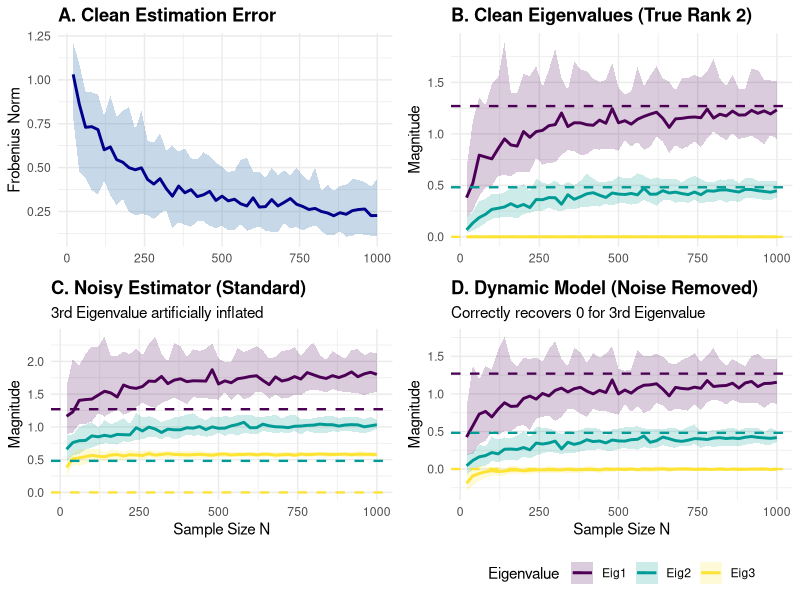

Here is the R script that generated this plot:
# --- 0. Setup and Libraries ---
required_packages <- c("ggplot2", "dplyr", "cowplot", "tidyr")
new_packages <- required_packages[!(required_packages %in% installed.packages()[,"Package"])]
if(length(new_packages)) install.packages(new_packages)

library(ggplot2)
library(dplyr)
library(tidyr)
library(cowplot)

set.seed(999) # New seed for rotation

# ==============================================================================
# 1. MODEL DEFINITION: ROTATED RANK-2 SYSTEM
# ==============================================================================

p <- 3
mu_base <- c(0, 0, 0)

# A. Base System (2 Active, 1 Silent)
# We decouple the 3rd dimension and give it 0 noise.
Theta_base <- matrix(c(
  0.5,  0.1, 0.0,
  -0.1, 0.8, 0.0,
  0.0,  0.0, 1.0   # 3rd dim decays independently
), nrow=p, ncol=p, byrow=TRUE)

Sigma_base <- matrix(c(
  1.0, 0.0, 0.0,
  0.5, 1.0, 0.0,
  0.0, 0.0, 0.0   # 3rd dim has NO noise
), nrow=p, ncol=p, byrow=TRUE)

# B. Create Random Rotation Matrix
# QR decomposition of random matrix gives a valid orthogonal rotation matrix
rnd_mat <- matrix(rnorm(9), 3, 3)
Rot <- qr.Q(qr(rnd_mat))

# C. Rotate Parameters into 3D Space
# X_new = R * X_old
Theta <- Rot %*% Theta_base %*% t(Rot)
Sigma <- Rot %*% Sigma_base
mu    <- Rot %*% mu_base

BBt <- Sigma %*% t(Sigma) # This is now Rank 2

# D. Calculate Theoretical C(0)
I_mat <- diag(p)
L_op <- kronecker(I_mat, Theta) + kronecker(Theta, I_mat)
vec_V <- solve(L_op, as.vector(BBt))
True_C0 <- matrix(vec_V, nrow=p, ncol=p)

# Check Eigenvalues (Expect 3rd one to be 0)
true_eigs <- sort(eigen(True_C0)$values, decreasing = TRUE)

cat("Theoretical True Eigenvalues (Expect 3rd is approx 0):\n")
print(round(true_eigs, 6))

# --- Define Measurement Noise (50/50 SNR against the NON-ZERO signals) ---
# Average variance of the signal part only
avg_signal_var <- mean(diag(True_C0))
noise_var <- avg_signal_var 
noise_sd <- sqrt(noise_var)

cat("Noise Variance Added:", round(noise_var, 3), "\n")

# ==============================================================================
# 2. SIMULATION FUNCTION
# ==============================================================================

mat_exp <- function(A) {
  e <- eigen(A)
  V <- e$vectors
  D <- diag(exp(e$values))
  return(Re(V %*% D %*% solve(V)))
}

run_simulation_batch <- function(N_seq, reps, dt, Theta, mu, True_V, noise_sd) {
  
  Phi <- mat_exp(-Theta * dt)
  Q <- True_V - Phi %*% True_V %*% t(Phi)
  
  # Robust Cholesky (Handles Rank Deficient Q gracefully)
  chol_Q <- tryCatch({
    # pivoting is crucial here as Q is rank 2!
    suppressWarnings(t(chol(Q, pivot = TRUE))) 
  }, error = function(e) {
    e_Q <- eigen(Q); val <- pmax(e_Q$values, 0)
    return(e_Q$vectors %*% diag(sqrt(val)) %*% t(e_Q$vectors))
  })
  
  if(is.matrix(chol_Q) && !is.null(attr(chol_Q, "pivot"))) {
    piv <- attr(chol_Q, "pivot")
    chol_Q <- chol_Q[order(piv), order(piv)]
  }
  
  results_list <- vector("list", length(N_seq) * reps)
  idx <- 1
  
  cat("Running Simulations...\n")
  pb <- txtProgressBar(min = 0, max = length(N_seq), style = 3)
  
  for (i in seq_along(N_seq)) {
    n <- N_seq[i]
    setTxtProgressBar(pb, i)
    
    for (r in 1:reps) {
      # 1. Generate Signal X
      X <- matrix(0, nrow=n, ncol=p)
      X[1, ] <- mu 
      Z <- matrix(rnorm(p * (n - 1)), nrow=p)
      curr_centered <- numeric(p)
      for (t in 1:(n - 1)) {
        curr_centered <- Phi %*% curr_centered + chol_Q %*% Z[, t]
        X[t+1, ] <- curr_centered + mu
      }
      
      # 2. Add Measurement Noise (Full Rank Noise!)
      Noise_Mat <- matrix(rnorm(n * p, sd = noise_sd), nrow = n, ncol = p)
      Y <- X + Noise_Mat
      
      # --- Metric Calculation ---
      
      # A. Clean Data (Reference)
      Est_C0 <- cov(X)
      diff_mat <- Est_C0 - True_V
      frob_error <- sqrt(sum(diff_mat^2))
      clean_eigs <- sort(eigen(Est_C0)$values, decreasing = TRUE)
      
      # B. Noisy Data (Standard Covariance)
      Est_C0_Noisy <- cov(Y)
      noisy_eigs <- sort(eigen(Est_C0_Noisy)$values, decreasing = TRUE)
      
      # C. Dynamic Factor (Lag-1 Estimator)
      # Uses Autocovariance at lag 1 to filter out noise
      Gam1 <- cov(Y[1:(n-1), ], Y[2:n, ])
      Est_C0_Dynamic <- (Gam1 + t(Gam1)) / 2
      # Sort eigenvalues magnitude (sometimes small negative values appear due to finite sample)
      dfm_vals <- eigen(Est_C0_Dynamic)$values
      dfm_eigs <- sort(dfm_vals, decreasing = TRUE)
      
      results_list[[idx]] <- data.frame(
        N = n, Rep = r, Error_Norm = frob_error,
        Clean_Eig1 = clean_eigs[1], Clean_Eig2 = clean_eigs[2], Clean_Eig3 = clean_eigs[3],
        Noisy_Eig1 = noisy_eigs[1], Noisy_Eig2 = noisy_eigs[2], Noisy_Eig3 = noisy_eigs[3],
        DFM_Eig1   = dfm_eigs[1],   DFM_Eig2   = dfm_eigs[2],   DFM_Eig3   = dfm_eigs[3]
      )
      idx <- idx + 1
    }
  }
  close(pb)
  return(do.call(rbind, results_list))
}

# ==============================================================================
# 3. EXECUTE & PLOT
# ==============================================================================

N_values <- seq(20, 1000, by = 20)
Replicates <- 50
raw_data <- run_simulation_batch(N_values, Replicates, 0.1, Theta, mu, True_C0, noise_sd)

# Process Summaries
get_summary <- function(data, prefix) {
  data %>%
    select(N, Rep, starts_with(prefix)) %>%
    pivot_longer(cols = starts_with(prefix), names_to = "Eigenvalue", values_to = "Value") %>%
    mutate(Eigenvalue = gsub(paste0(prefix, "_"), "", Eigenvalue)) %>%
    group_by(N, Eigenvalue) %>%
    summarise(
      Median = median(Value),
      Lower = quantile(Value, 0.10),
      Upper = quantile(Value, 0.90),
      .groups = "drop"
    )
}

err_summary <- raw_data %>% group_by(N) %>% 
  summarise(Median=median(Error_Norm), Lower=quantile(Error_Norm,0.1), Upper=quantile(Error_Norm,0.9))
clean_summary <- get_summary(raw_data, "Clean")
noisy_summary <- get_summary(raw_data, "Noisy")
dfm_summary   <- get_summary(raw_data, "DFM")

# Plots
true_lines <- data.frame(Eigenvalue = c("Eig1", "Eig2", "Eig3"), Value = true_eigs)
plot_cols <- hcl.colors(3) |> setNames(c("Eig1","Eig2","Eig3"))

# A. Error
p1 <- ggplot(err_summary, aes(x = N)) +
  geom_ribbon(aes(ymin=Lower, ymax=Upper), fill="steelblue", alpha=0.3) +
  geom_line(aes(y=Median), color="darkblue", size=1) +
  labs(title="A. Clean Estimation Error", y="Frobenius Norm", x=NULL) +
  theme_minimal() + theme(plot.title=element_text(face="bold"))

# B. Clean (Reference)
p2 <- ggplot(clean_summary, aes(x=N, group=Eigenvalue)) +
  geom_ribbon(aes(ymin=Lower, ymax=Upper, fill=Eigenvalue), alpha=0.2) +
  geom_line(aes(y=Median, color=Eigenvalue), size=1) +
  geom_hline(data=true_lines, aes(yintercept=Value, color=Eigenvalue), linetype="dashed", size=0.8) +
  labs(title="B. Clean Eigenvalues (True Rank 2)", y="Magnitude", x=NULL) +
  scale_color_manual(values=plot_cols) + scale_fill_manual(values=plot_cols) +
  theme_minimal() + theme(plot.title=element_text(face="bold"), legend.position="none")

# C. Noisy (Standard Cov)
p3 <- ggplot(noisy_summary, aes(x=N, group=Eigenvalue)) +
  geom_ribbon(aes(ymin=Lower, ymax=Upper, fill=Eigenvalue), alpha=0.2) +
  geom_line(aes(y=Median, color=Eigenvalue), size=1) +
  geom_hline(data=true_lines, aes(yintercept=Value, color=Eigenvalue), linetype="dashed", size=0.8) +
  labs(title="C. Noisy Estimator (Standard)", subtitle="3rd Eigenvalue artificially inflated", y="Magnitude", x="Sample Size N") +
  scale_color_manual(values=plot_cols) + scale_fill_manual(values=plot_cols) +
  theme_minimal() + theme(plot.title=element_text(face="bold"), legend.position="none")

# D. Dynamic Factor (Lag-1)
p4 <- ggplot(dfm_summary, aes(x=N, group=Eigenvalue)) +
  geom_ribbon(aes(ymin=Lower, ymax=Upper, fill=Eigenvalue), alpha=0.2) +
  geom_line(aes(y=Median, color=Eigenvalue), size=1) +
  geom_hline(data=true_lines, aes(yintercept=Value, color=Eigenvalue), linetype="dashed", size=0.8) +
  labs(title="D. Dynamic Model (Noise Removed)", subtitle="Correctly recovers 0 for 3rd Eigenvalue", y="Magnitude", x="Sample Size N") +
  scale_color_manual(values=plot_cols) + scale_fill_manual(values=plot_cols) +
  theme_minimal() + theme(plot.title=element_text(face="bold"), legend.position="bottom")

final_plot <- plot_grid(
  plot_grid(p1, p2, ncol=2, align="h"),
  plot_grid(p3, p4, ncol=2, align="h"),
  ncol=1, rel_heights=c(1, 1.2)
)

png(filename = "./Datas/Convergence_of_Eigenvalues.png",
    width = 16, height = 12, units = "in", family = "sans", res = 120)
print(final_plot)
dev.off()
